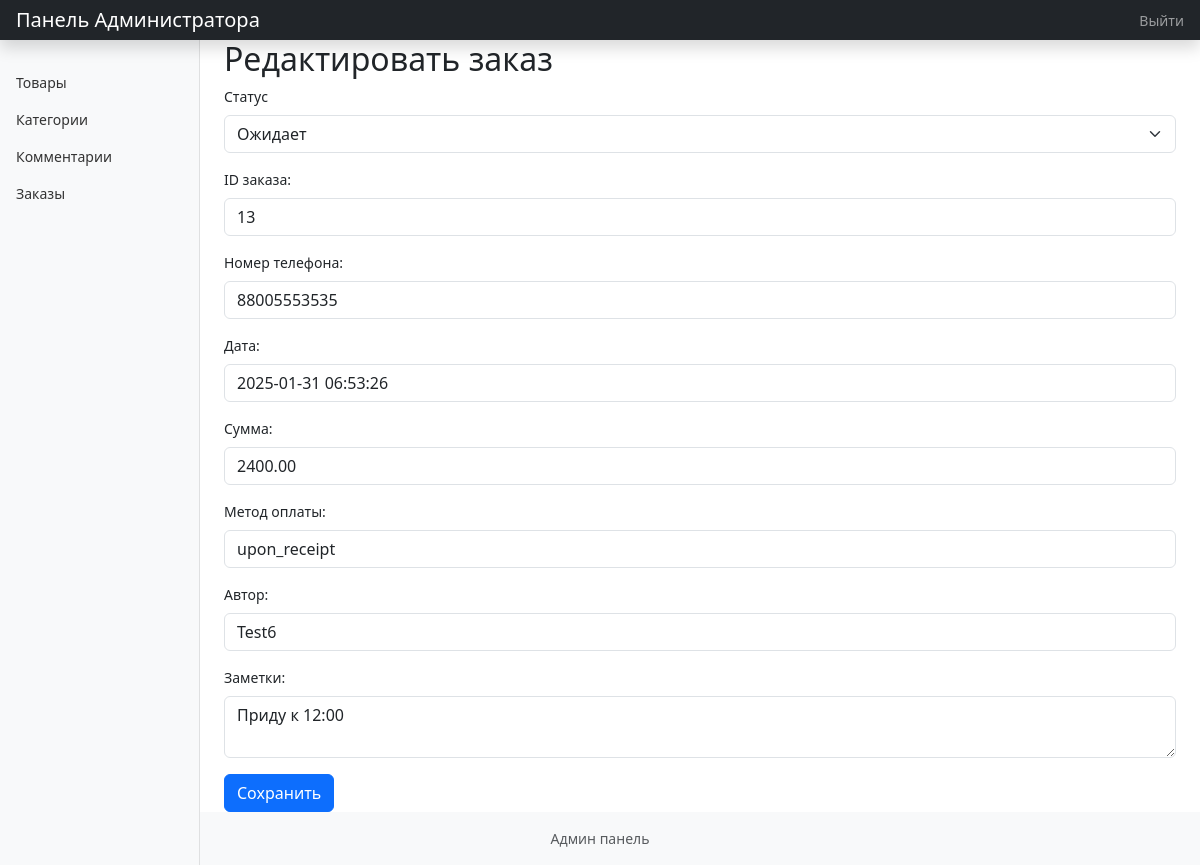
Screenshot of /admin_panel/edit_order.php?id=13 (signed in) with the database file from the repository.
### tables this page shows
CREATE TABLE `orders` (
  `order_id` int NOT NULL AUTO_INCREMENT,
  `order_date` timestamp NULL DEFAULT CURRENT_TIMESTAMP,
  `status` enum('Pending','Shipped','Delivered','Canceled') DEFAULT 'Pending',
  `user_id` int DEFAULT NULL,
  `total_amount` decimal(10,2) DEFAULT NULL,
  `payment_method` enum('upon_receipt') DEFAULT 'upon_receipt',
  `notes` text,
  `ContactNumber` varchar(255) DEFAULT NULL,
  PRIMARY KEY (`order_id`),
  KEY `fk_orders_users` (`user_id`),
  CONSTRAINT `fk_orders_users` FOREIGN KEY (`user_id`) REFERENCES `users` (`Userid`)
);

CREATE TABLE `users` (
  `Userid` int NOT NULL AUTO_INCREMENT,
  `FIO` varchar(255) NOT NULL,
  `Email` varchar(255) NOT NULL,
  `Password` varchar(255) NOT NULL,
  `role` enum('default','admin') NOT NULL DEFAULT 'default',
  PRIMARY KEY (`Userid`),
  UNIQUE KEY `Email` (`Email`)
);

### admin_panel/admin_functions.php (called while the page is built, shortened)
<?php
require_once '../include/db_connect.php';
function getOrderById($orderId) {
    global $conn;
    $sql = "SELECT o.order_id, o.order_date, o.total_amount, o.payment_method, o.notes, o.status, o.ContactNumber,
                    u.FIO
            FROM orders o
            LEFT JOIN users u ON o.user_id = u.UserId
            WHERE o.order_id = ?";
    $stmt = $conn->prepare($sql);
    $stmt->bind_param("i", $orderId);
    $stmt->execute();
    $result = $stmt->get_result();
    return $result->fetch_assoc();
}
?>

### admin_panel/edit_order.php (the view, shortened to what this page needs)
<?php
require_once 'admin_functions.php';
$orderId = isset($_GET['id']) ? (int)$_GET['id'] : 0;
$order = getOrderById($orderId);
?>
<!DOCTYPE html>
<html lang="ru">
<head>
    <link href="https://cdn.jsdelivr.net/npm/bootstrap@5.3.2/dist/css/bootstrap.min.css" rel="stylesheet">
    <link rel="stylesheet" href="style.css">
</head>
<body>
    <?php include 'include/admin_header.php'; ?>
    <div class="container-fluid">
        <div class="row">
            <?php include 'include/admin_sidebar.php'; ?>
            <main class="col-md-9 ms-sm-auto col-lg-10 px-md-4">
                <h2>Редактировать заказ</h2>
                <form method="post" action="edit_order_handler.php?id=<?= $orderId ?>">
                    <div class="mb-3">
                        <label for="status" class="form-label">Статус</label>
                        <select class="form-select" id="status" name="status" required>
                            <option value="Pending" <?= ($order['status'] == 'Pending') ? 'selected' : '' ?>>Ожидает</option>
                        </select>
                    </div>
                    <div class="mb-3">
                        <label class="form-label">ID заказа:</label>
                        <input type="text" class="form-control" value="<?= htmlspecialchars($order['order_id']) ?>" readonly>
                    </div>
                    <div class="mb-3">
                        <label class="form-label">Номер телефона:</label>
                        <input type="text" class="form-control" value="<?= htmlspecialchars($order['ContactNumber']) ?>" readonly>
                    </div>
                    <div class="mb-3">
                        <label class="form-label">Дата:</label>
                        <input type="text" class="form-control" value="<?= htmlspecialchars($order['order_date']) ?>" readonly>
                    </div>
                    <div class="mb-3">
                        <label class="form-label">Сумма:</label>
                        <input type="text" class="form-control" value="<?= htmlspecialchars($order['total_amount']) ?>" readonly>
                    </div>
                    <div class="mb-3">
                        <label class="form-label">Метод оплаты:</label>
                        <input type="text" class="form-control" value="<?= htmlspecialchars($order['payment_method']) ?>" readonly>
                    </div>
                    <div class="mb-3">
                        <label class="form-label">Автор:</label>
                        <input type="text" class="form-control" value="<?= htmlspecialchars($order['FIO']) ?>" readonly>
                    </div>
                    <div class="mb-3">
                        <label class="form-label">Заметки:</label>
                        <textarea class="form-control" readonly><?= htmlspecialchars($order['notes']) ?></textarea>
                    </div>
                    <button type="submit" class="btn btn-primary">Сохранить</button>
                </form>
            </main>
        </div>
    </div>
    <?php include 'include/admin_footer.php'; ?>
</body>
</html>

### admin_panel/style.css (style rules this page uses)
body { font-size: .875rem; }

### rows the page displays
orders: status "Ожидает", order_id "13", ContactNumber "88005553535", order_date "2025-01-31 06:53:26", total_amount "2400.00", payment_method "upon_receipt", user.FIO "Test6", notes "Приду к 12:00"
